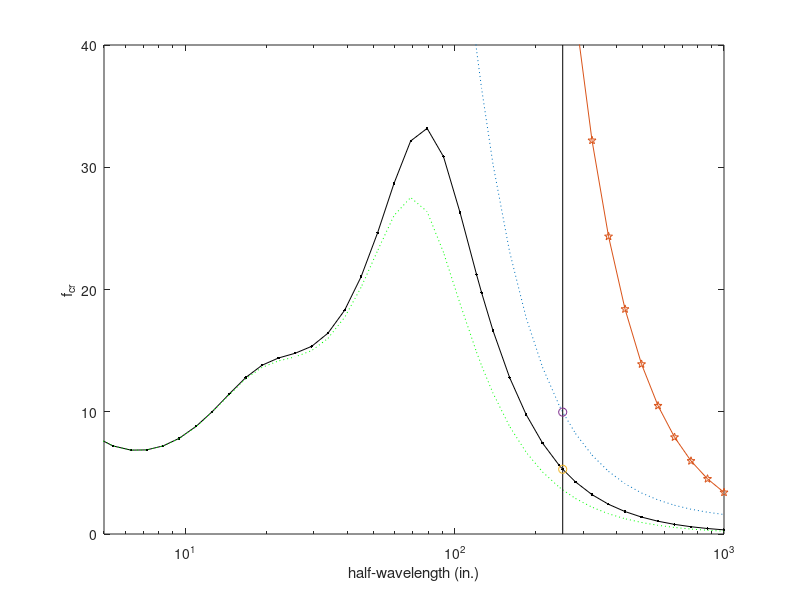

This chart was generated by the following MATLAB code: (Note: this script raises an error after producing the figure.)
%BWS
%June 2005
%Post-processing an analysis
%
clear all
close all
%
currentlocation=['c:\ben\cufsm\cufsm_working\cufsm3\source'];
addpath([currentlocation]);
addpath([currentlocation,'\analysis']);
addpath([currentlocation,'\analysis\GBTconstraints']);
addpath([currentlocation,'\helpers']);
addpath([currentlocation,'\interface']);
addpath([currentlocation,'\plotters']);
%
%
%minimum inputs
load cwlip_Pstress
cwlip=curve;
load builtupcwlip_Pstress_warpfix
Fy=55;
b=9;
length_index_plotted=[42]
label=['Built-up C-section'];
%
%Figures
figure(1)
h1=semilogx(curve(:,1),curve(:,2),'k.-');
hold on,h2=semilogx(curve(30:52,1,2),curve(30:52,2,2),':');,hold off
hold on,h3=semilogx(curve(30:52,1,3),curve(30:52,2,3),'p-');,hold off
hold on,h4=semilogx(cwlip(:,1),cwlip(:,2),'g:');,hold off
axis([5 1000 0 40])
hold on,plot([lengths(42) lengths(42)],[0 40],'k'),hold off
%hold on,h2=semilogx(L,Spec,'b-');,hold off
%hold on,h3=semilogx(L,FSMfit,'g:');,hold off
xlabel('half-wavelength (in.)')
ylabel('f_{cr}') 
%legend([h1,h2,h3],'FSM analysis','Specification Equations','2 pt. fit to FSM')
hold on
semilogx(curve(length_index_plotted,1),curve(length_index_plotted,2),'o')
semilogx(curve(length_index_plotted,1,2),curve(length_index_plotted,2,2),'o')
semilogx(curve(length_index_plotted,1,3),curve(length_index_plotted,2,3),'o')
hold off
%embelish the plot a bit with the cross-section
scale=1;
[A,xcg,zcg,Ixx,Izz,Ixz,thetap,I11,I22]=grosprop(node,elem);
unsymm=0;
[Py,Mxx_y,Mzz_y,M11_y,M22_y]=yieldMP(node,Fy,A,xcg,zcg,Ixx,Izz,Ixz,thetap,I11,I22,unsymm)
%flags:[node# element# mat# stress# stresspic coord constraints springs origin] 1 means show
flags=[0 0 0 0 0 0 1 1 1]; %these flags control what is plotted, node#, elem#
axesnum=axes('Units','normalized','Position',[0.15 0.6 0.2 0.2],'visible','off');
strespic(node,elem,axesnum,scale)
%crossect(node,elem,axesnum,springs,constraints,flags)
%propplot(node,elem,xcg,zcg,thetap,axesnum)
title(label)
%text(1.5,b/2,['P_y=',num2str(Py,'%4.2f'),'kips']);
%
%and with the mode shapes
scale=1;
modeindex=1;
undefv=1;
scale=1;
springs=0;
%mode 1
axesshape=axes('Units','normalized','Position',[0.44 0.13 0.20 0.20],'visible','off');
scale=1;
lengthindex=length_index_plotted(1);
dispshap(undefv,node,elem,shapes(:,lengthindex,modeindex),axesshape,scale,springs);
title('flexural (weak)')
%title(['mode 1 Local P_{cr}/P_y=',num2str(curve(lengthindex,2),'%2.2f')])
%mode2
modeindex=2;
axesshape=axes('Units','normalized','Position',[0.48 0.53 0.25 0.25],'visible','off');
scale=1;
lengthindex=length_index_plotted(1);
dispshap(undefv,node,elem,shapes(:,lengthindex,modeindex),axesshape,scale,springs);
title('torsional')
%title(['Distortional P_{cr}/P_y=',num2str(curve(lengthindex,2),'%2.2f')])
%mode 3
modeindex=3;
axesshape=axes('Units','normalized','Position',[0.69 0.55 0.3 0.3],'visible','off');
scale=1;
lengthindex=length_index_plotted(1);
dispshap(undefv,node,elem,shapes(:,lengthindex,modeindex),axesshape,scale,springs);
title('flexural (strong)')
%title(['Lateral-torsional M_{cr}/M_y=',num2str(curve(lengthindex,2),'%2.2f')])


